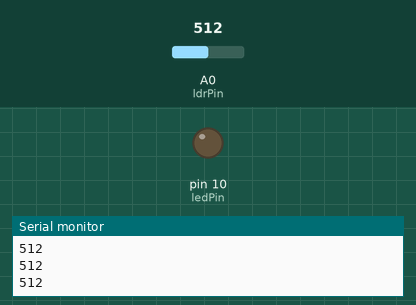
Recording of a sketch running on a simulated Arduino Uno, built with avr-gcc and run on an emulated ATmega328P. Shown: output pins drawn as LEDs (lit = HIGH), the last lines printed to the serial monitor. The test bench sets the inputs (shaded band); at power-on: A0 (ldrPin) = 512.

Above: at 1.2 s.
1.3 s: A0 (ldrPin) set to 788
2.8 s: A0 (ldrPin) set to 817
At 3.8 s:
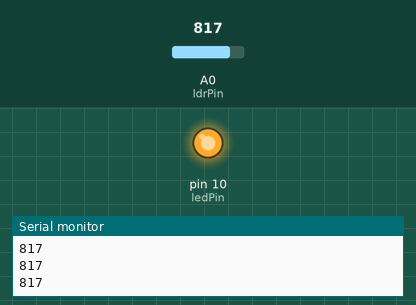
4.3 s: A0 (ldrPin) set to 790
At 4.6 s:
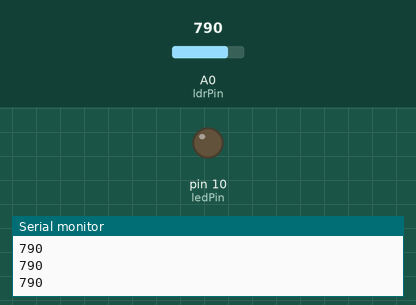
5.8 s: A0 (ldrPin) set to 810
At 7.1 s:
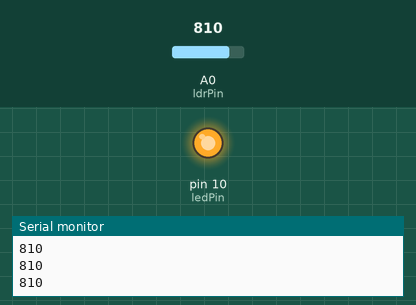
Timing chart, 0 to 8.3 s (numbered marks = the images above; inputs shaded):
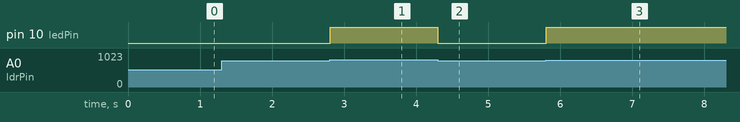

The sketch:

fotorresistor1.ino
```cpp
int ledPin = 10;
int ldrPin = 0;
int ldrValor = 0;

void setup(){
  pinMode(ledPin, OUTPUT);
  Serial.begin(9600);
}

void loop(){
  ldrValor = analogRead(ldrPin);
  if(ldrValor >= 800){ //800 lux
    digitalWrite(ledPin, HIGH);
  }else{
    digitalWrite(ledPin, LOW);
  }
  Serial.println(ldrValor);
  delay(10);
}
  
```

Measured:
- the behaviour switches between 799 and 800 on A0 (ldrPin) (found by bisection; images 0 and 1)
- after the input at 2.8 s, pin 10 (ledPin): LOW → HIGH at once
- after the input at 4.3 s, pin 10 (ledPin): HIGH → LOW at once
- after the input at 5.8 s, pin 10 (ledPin): LOW → HIGH at once
